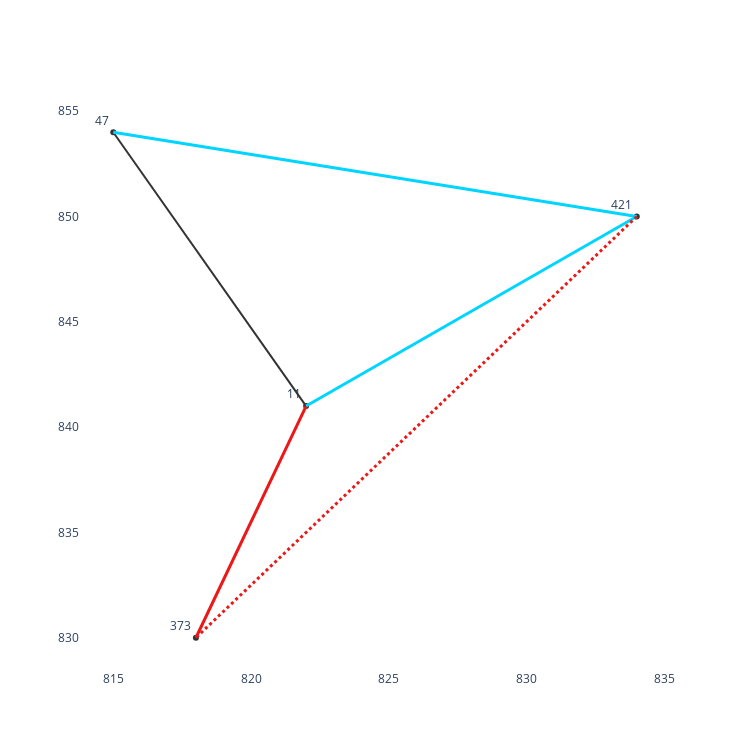

Notebook source saved alongside this figure:
### Code cell
fig = go.Figure()

# 幅を固定
fig.update_layout(
    width=750,
    height=750,
)

# 背景を白に変更
fig.update_layout(plot_bgcolor='white')    

grid_x = []
grid_y = []
    
for node in draw_node_list:
    x, y = pos_list[node]
    
    grid_x.append(x)
    grid_y.append(y)

label = list(map(str, draw_node_list))

fig.add_trace(
    go.Scatter(x=grid_x, y=grid_y, mode='markers+text', text=label, marker={'size': 6, 'color': '#333333'}, name='', textposition='top left')
)

drawed = set()

for node in draw_node_list:
    if node not in node_list:
        continue
        
    from_x, from_y = pos_list[node]

    for i, to, w in edge_info_list[node]:
        if (node, to) in drawed:
            continue
            
        to_x, to_y = pos_list[to]
        
        line_def = {'width': 2, 'color': '#333333'}
        
        if (node, to) in orig_node_pair and (node, to) in del_node_pair:
            # 最短路 -> 最短路
            line_def = {'width': 3, 'color': '#00d5ff'}

        if (node, to) in orig_node_pair and (node, to) not in del_node_pair:
            # 最短路 -> 非最短路
            line_def = {'width': 2, 'dash': 'dot', 'color': '#00d5ff'}

        if (node, to) not in orig_node_pair and (node, to) in del_node_pair:
            # 非最短路 -> 最短路
            line_def = {'width': 3, 'color': '#ec1818'}
        
        if (node == u and to == v) or (node == v and to == u):
            # 削除辺
            line_def = {'width': 3, 'dash': 'dot', 'color': '#ec1818'}
            
        fig.add_trace(
            go.Scatter(x=[from_x, to_x], y=[from_y, to_y], mode='lines', line=line_def, name='')
        )
        
        drawed.add((node, to))
        drawed.add((to, node))
        
fig.update_layout(showlegend=False)
fig.show()

### Figure 1 — Plotly figure (JSON) as saved in the notebook; plotly's stock layout.template omitted (floating-point values rounded to 4 significant figures)
{"data": [{"marker": {"color": "#333333", "size": 6}, "mode": "markers+text", "name": "", "text": ["373", "11", "421", "47"], "textposition": "top left", "type": "scatter", "x": [818, 822, 834, 815], "y": [830, 841, 850, 854]}, {"line": {"color": "#ec1818", "width": 3}, "mode": "lines", "name": "", "type": "scatter", "x": [822, 818], "y": [841, 830]}, {"line": {"color": "#333333", "width": 2}, "mode": "lines", "name": "", "type": "scatter", "x": [822, 815], "y": [841, 854]}, {"line": {"color": "#00d5ff", "width": 3}, "mode": "lines", "name": "", "type": "scatter", "x": [822, 834], "y": [841, 850]}, {"line": {"color": "#00d5ff", "width": 3}, "mode": "lines", "name": "", "type": "scatter", "x": [834, 815], "y": [850, 854]}, {"line": {"color": "#ec1818", "dash": "dot", "width": 3}, "mode": "lines", "name": "", "type": "scatter", "x": [834, 818], "y": [850, 830]}], "layout": {"height": 750, "plot_bgcolor": "white", "showlegend": false, "width": 750}}
